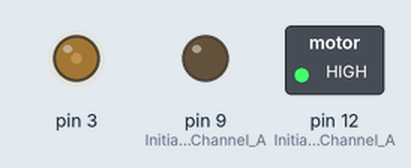
Bench run of a sketch on a simulated Arduino Uno, built with avr-gcc and run on an emulated ATmega328P. Shown: switched loads named in the sketch (green lamp = pin HIGH), output pins drawn as LEDs (lit = HIGH). What the sketch prints to the serial monitor is not drawn.

Above: at 0.1 s.
Timing chart, 0 to 39.5 s (numbered marks = the images above):
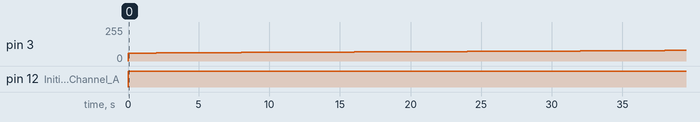

The sketch:

simple_ramp.ino
```cpp
/*************************************************************/

void setup() {

  //Setup Channel A
  pinMode(12, OUTPUT); //Initiates Motor Channel A pin
  pinMode(9, OUTPUT); //Initiates Brake Channel A pin
  Serial.begin(115200);

}

void loop(){
  for(int i=60; i < 150; i++)
    {
     //forward @ full speed
     digitalWrite(12, HIGH); //Establishes forward direction of Channel A
     digitalWrite(9, LOW);   //Disengage the Brake for Channel A
     analogWrite(3, i);   //Spins the motor on Channel A at full speed
     Serial.println(i);
     delay(2000);
    }
}

// hint, you cannot program the board if it has external power and is running a motor
```

Measured:
- by itself, pin 3: moves from 0/255 to 79/255 over 38.0 s
- by itself, pin 12 (Initiates_Motor_Channel_A): LOW → HIGH at 0.00 s
